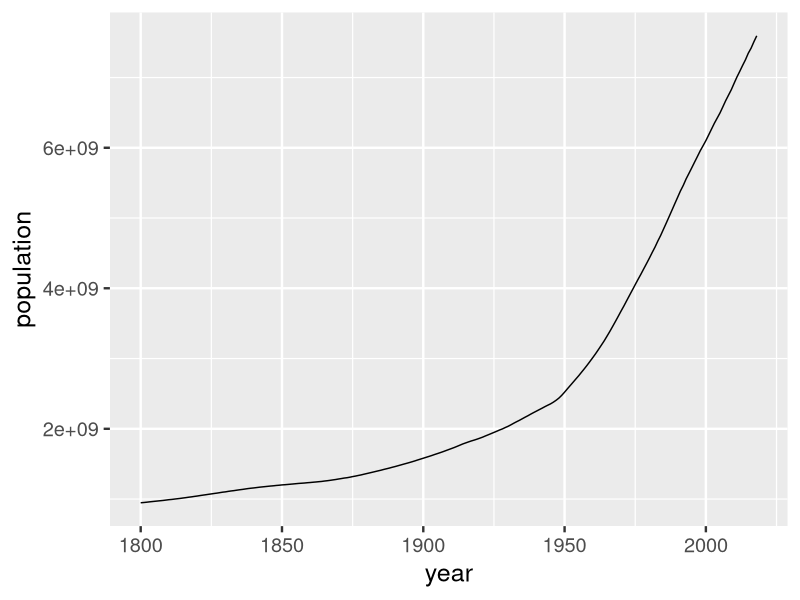
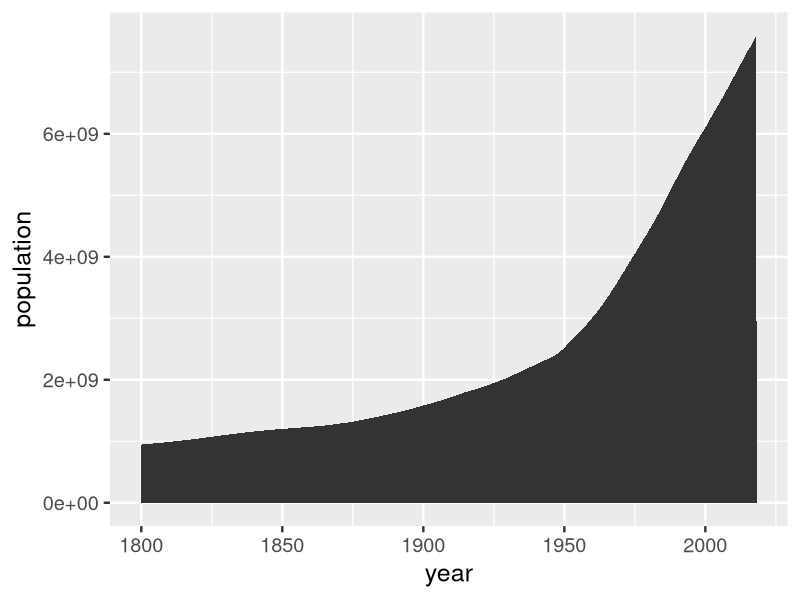
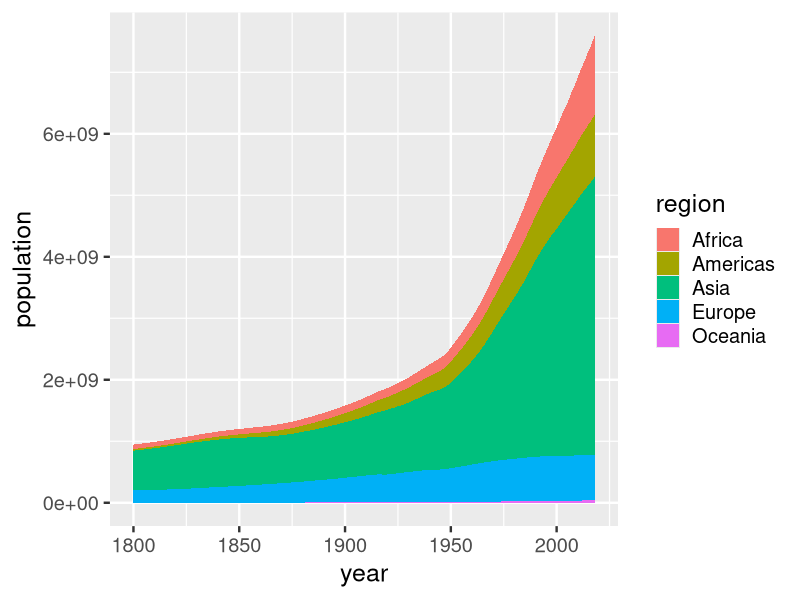
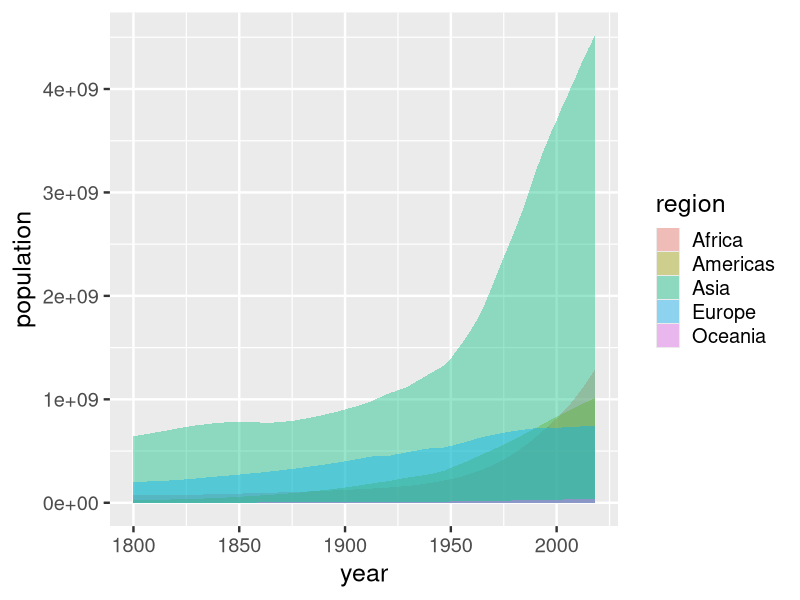
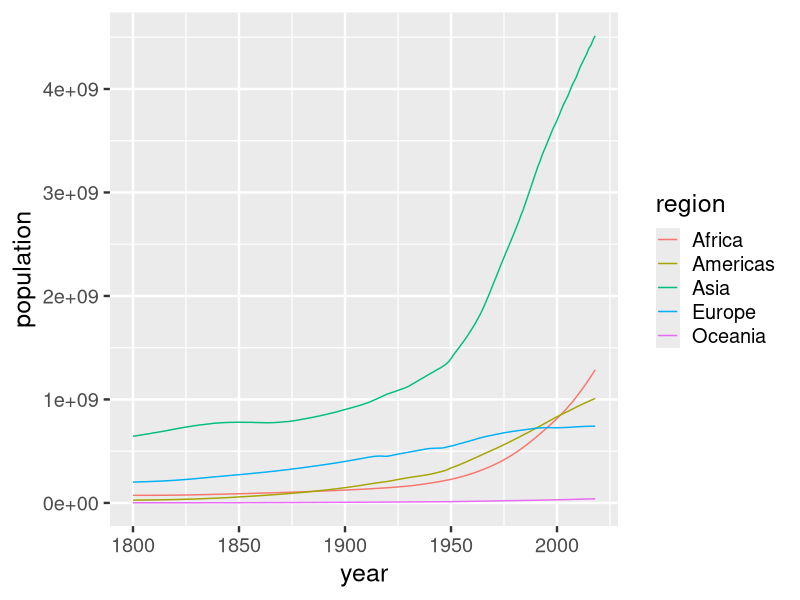

Generate these figures, in order, with R:
## ---- chunk 1
#| label: load-trends-r
library(tidyverse)
theme_set(theme_gray(base_size = 18))

world <- read_csv('data/gapminder_world_trends.csv')
regions <- read_csv('data/gapminder_region_trends.csv')
world
## ---- chunk 2
#| label: trends-glimpse-r
glimpse(world)
glimpse(regions)
## ---- chunk 3
#| label: population-line-gg
ggplot(world, aes(x = year, y = population)) +
    geom_line()
## ---- chunk 4
#| label: population-area-gg
ggplot(world, aes(x = year, y = population)) +
    geom_area()
## ---- chunk 5
#| label: population-stacked-gg
ggplot(regions, aes(x = year, y = population, fill = region)) +
    geom_area()
## ---- chunk 6
#| label: population-dodged-gg
ggplot(regions, aes(x = year, y = population, fill = region)) +
    geom_area(position = 'dodge', alpha = 0.4)
## ---- chunk 7
#| label: region-lines-gg
ggplot(regions, aes(x = year, y = population, color = region)) +
    geom_line()
